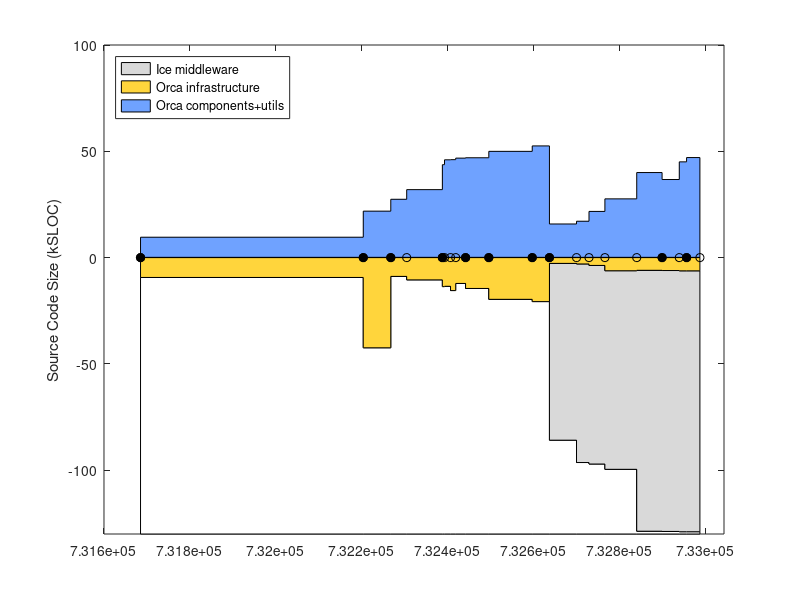

MATLAB code to generate this figure: (Note: this script raises an error after producing the figure.)
% keep track of orca project size using sloccount
clear all

% include/* except: include/{Freeze IceSSL IcePatch2}
% src/{Ice Slice IceGrid icecpp IceStorm slice2cpp IceUtil IceBox IceXML}
Sice212 = [
(7842-1000) + (22093+18419+11499+10568+4392+4200+4252+567+316)
];
Sice301 = [
(8164-1000) + (23018+19384+19169+10596+4479+4343+4308+622+319)
];
% same as above, but now also add Java:
% src/{IceInternal Ice IceUtil IceBox}
Sice310 = [
(8810-1200) + (24275+20494+22689+10587+4569+4877+4770+667+319) + (13190+6915+1262+493)
];
Sice320 = Sice310;

% for comparison, ASN
Sasn = 90433;

% indeces
iyy=1;
imm=2;
idd=3;
iver=4;
isub=5;
ibase=6;
icomp=7;

Sorca = [ ...
% YY    MM  DD  ?   SUB     BASE        COMP             VERSION
% 0.8.6: a single distro, divide in halves arbitrarily
2003    4   14  1   0       18930/2     18930/2;          % 0.8.6 (last change in doc/ChangeLog
% BASE: orca-base
% COMP: orca-components
2004    9   13  1   0       42543       21726;            % 0.11.0
2004    11  16  1   0       8963        27310;            % 0.12.0
2004    12  23  0   0       10596       31845;            % 0.12.1
2005    3  16   1   0       13767       43576;            % 0.13.0
2005    3  21   0   0       13620       45874;            % 0.13.1
2005    4   4   0   0       15630       45944;            % 0.13.2
2005    4   16  0   0       12283       46666;            % 0.13.3
2005    5   9   1   0       14639       46837;            % 0.14.0
2005    7   2   1   0       19751       49854;            % 0.15.0
2005    10  11  1   0       20818       52408;            % 1.0.0
% BASE: just orcaice + interfaces/slice
% COMP: comp + util - orcaice 
2005    11  20  1   Sice212 2320+530    9226+8781-2320;   % 2.0.0-rc1
2006    1   22  0   Sice301 2511+596    9801+9695-2511;   % 2.0.0-rc2
2006    2   20  0   Sice301 2998+813    9867+14734-2998;  % 2.0.0-rc3
2006    3   29  0   Sice301 5250+1052   14625+18131-5250; % 2.0.0-rc4
2006    6   11  0   Sice310 4985+1116   19999+24867-4985; % 2.0.0-rc5
2006    8   9   1   Sice310 5086+1116   19979+21711-5086; % 2.0.0
2006    9   18  0   Sice310 5251+1094   19317+30847-5251  % 2.0.1
2006    10  5   1   Sice310 5248+1094   20384+31798-5248  % 2.0.2
];
Vorca ={'0.8.6', '0.11.0', '0.12.0', '0.12.1', '0.13.0', '0.13.1', '0.13.2', '0.13.3', '0.14.0', '0.15.0', '1.0.0', ...
    '2.0.0-rc1', '2.0.0-rc2', '2.0.0-rc3', '2.0.0-rc4', '2.0.0-rc5', '2.0.0', '2.0.1', '2.0.2' }';

% add a dummy release just for display
Sorca(end+1,:) = Sorca(end,:);
Sorca(end,imm) = Sorca(end,imm)+1;
Sorca(end,iver) = 0;
Vorca{end+1} = 'dummy';

% convert dates
Torca = datenum(Sorca(:,iyy),Sorca(:,imm),Sorca(:,idd));

% 2nd digit releases
i2 = (Sorca(:,iver)==1);
Torca2 = Torca(i2);
Vorca2 = Vorca(i2);

Splayer = [ 
% YY    MM  DD  ?   SUB     BASE                COMP           VERSION
% BASE: (server-drivers)+client_libs
% COMP: drivers + utils
2002    12 04   1  0    (17331-12037)+9188      12037+2685;    % 1.3.1
2003    7  15   1  0    (30452-24334)+12458      24334+3064;    % 1.4rc1
2003    12 07   1  0    (37378-30947)+13110     30947+9633;    % 1.4rc2
2004    5  31   1  0    (49225-42643)+13664     42643+3550;    % 1.5
2004    11 12   1  0    (50758-43190)+13545     43190+4479;    % 1.6
2005    1  31   0  0    (52069-44517)+13576     44517+4662;    % 1.6.2
2005    7  28   0  0    (53348-45686)+14300     45686+5188;    % 1.6.5
% BASE: (libplayercore-./bindings) + client_libs + (libplayertcp-./bindings)
% note: libplayerxdr is autogenerated
% COMP: server + utils
2005    10 25   0  0    (4866-0)+7560+(1391-0)  46474+5725      % 2.0pre7
2006    2  28   1  0    (52739-47749)+8513+(2740-1291)  48764+5940 % 2.0.0
2006    3  25   1  0    (53957-48912)+8909+(2740-1291)  47069+5964 % 2.0.1
2006    6  9    1  0    (56741-51546)+9575+(2767-1319)  51983+9438 % 2.0.2
2006    9  26   1  0    (56741-51546)+9880+(2767-1319)  54613+9475 % 2.0.3
];
Tplayer = datenum(Splayer(:,1),Splayer(:,2),Splayer(:,3));

%  Player v. 2.0.2
%  56741   libplayercore   cpp=33113,java=21756,ansic=1692,python=180
%  51983   server          cpp=42391,ansic=9592
%  9575    client_libs     ansic=5053,cpp=4300,python=222
%  9438    utils           ansic=5310,cpp=3971,python=157
%  8357    top_dir         sh=8357
%  7053    libplayerxdr    ansic=6840,python=213
%  2849    rtk2            ansic=2849
%  2767    libplayertcp    cpp=2383,java=284,ansic=100
%  1352    examples        cpp=1277,ansic=75
%  237     replace         ansic=237
%  205     libplayerjpeg   ansic=205
%  22      doc             sh=19,php=3
%  0       config          (none)

Smax = 130;
d0 = [Torca Torca]'; d0=d0(:); d0(1)=[];
d1 = Smax-Sorca(:,isub)-Sorca(:,ibase); d1 = [d1 d1]'; d1=d1(:); d1(end)=[];
d2 = Sorca(:,isub); d2 = [d2 d2]'; d2=d2(:); d2(end)=[];
d3 = Sorca(:,ibase); d3 = [d3 d3]'; d3=d3(:); d3(end)=[];
d4 = Sorca(:,icomp); d4 = [d4 d4]'; d4=d4(:); d4(end)=[];

figure(1), clf
ha=area( d0, [d1 d2 d3 d4]/1e3, -Smax ); hold on
plot( Torca, 0*Torca, 'k-o' )
h2=plot( Torca2, 0*Torca2, 'ko' );
set(h2,'markerfacecolor','k')
ylabel('Source Code Size (kSLOC)')

set(ha(1),'facecolor',1*[1 1 1]);
set(ha(2),'facecolor',.85*[1 1 1]);
set(ha(3),'facecolor',min(255,[255 153 0]+60)/255);
set(ha(4),'facecolor',min(255,[51 102 255]+60)/255);
ha(1)=[];
legend(ha,'Ice middleware','Orca infrastructure','Orca components+utils', 'Location','NorthWest')
%  xlim(datenum([2004;2005],[7;7],[1;1]) )
ylim([-Smax 100])
ax=axis;
xlim( [ax(1) datenum([2006 12 31])] )
ax=axis;
% label releases
mark('x', Torca2 )
i2odd = (1:2:length(Torca2));
ht = text(Torca2(i2odd)+5,.04*ax(4)*ones(length(i2odd),1),Vorca2(i2odd));
set(ht,'fontsize',8)
i2even = (2:2:length(Torca2));
ht = text(Torca2(i2even)+5,.08*ax(4)*ones(length(i2even),1),Vorca2(i2even));
set(ht,'fontsize',8)
datetick( 'x', 12 )
hp = plot( Tplayer, -Splayer(:,ibase)/1e3, 'k--o', Tplayer, Splayer(:,icomp)/1e3, 'k--o' );
set(hp, 'color', .5*[1 1 1] )
hpt = text( Tplayer(2), -Splayer(2,ibase)/1e3-8, 'Player infrastructure');
set(hpt, 'color', .5*[1 1 1] )
hpt = text( Tplayer(2), Splayer(2,icomp)/1e3-5, 'Player "components+utils"');
set(hpt, 'color', .5*[1 1 1] )
%mark('y', Dasn(1,1)/1e3 );
%text( datenum([2003 5 1]), Dasn(1,1)/1e3, 'ASN')
xlabel('Releases')
title('orca-robotics.sf.net')

ht=text(datenum(2003,7,1),-Smax+10, '* generated using David A. Wheeler`s SLOCCount' );
set(ht,'fontsize',8)

return
wpos = get(gcf,'position')
ppos = get(gcf,'paperposition')
ppos(4) = wpos(4) * ppos(3)/wpos(3);
ppos
set(gcf,'paperposition', ppos );
print -dpng 'release_sloc_hist'

set(gca,'xtick',Torca2, 'xticklabel', v2)
mark('x',2005)
text(2005,0,'2005')
